Frame 1 (no input): blank canvas, image omitted
Frame 60 (no input): blank canvas, image omitted
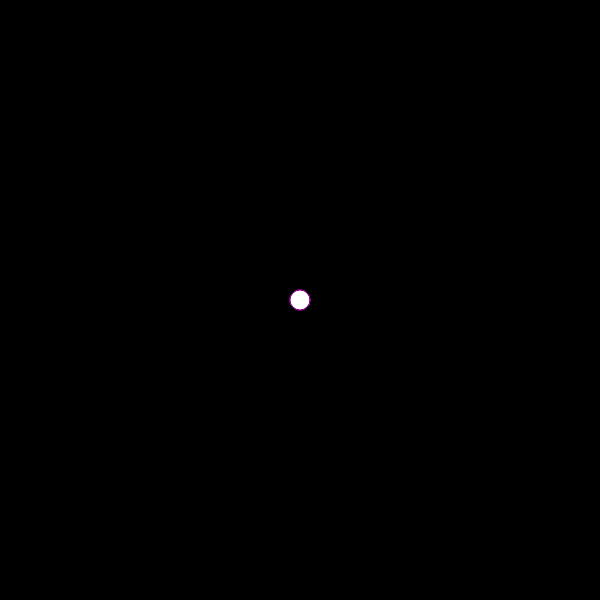
Frame 120 (the mouse pressed at the canvas centre since frame 60)

The p5.js sketch whose frames 1 and 60 were blank and that drew this single picture after the mouse press (run headless with seeded random() and noise() and a simulated clock; from frame 60 on, the mouse is pressed at the canvas centre):

// p5.js sketch
// ── sketch.js
function setup() {
    createCanvas(600, 600);
    background("black")
  }
  
  function draw() {
    stroke("purple")
    fill("white")
    
    if(mouseIsPressed){
      circle(mouseX, mouseY, 20, 30);
    }
  }
